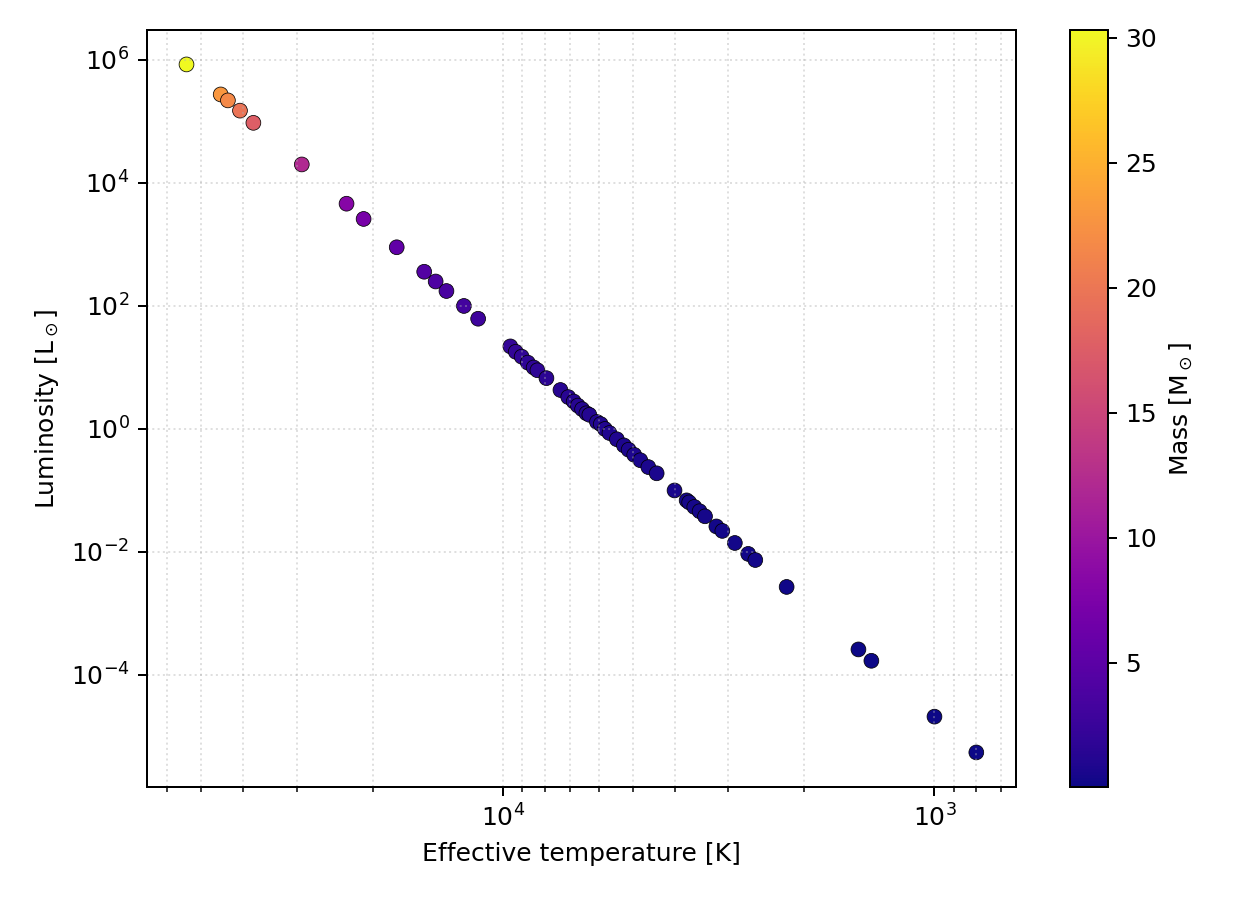

Generate this figure with Python:
#!/usr/bin/env python3
import argparse
import io
import os
from typing import Tuple

import numpy as np
import matplotlib
matplotlib.use("Agg")  # non-interactive backend for headless environments
import matplotlib.pyplot as plt

# Physical constants (SI)
h = 6.62607015e-34       # Planck constant [J s]
c = 2.99792458e8         # Speed of light [m/s]
k_B = 1.380649e-23       # Boltzmann constant [J/K]
R_SUN = 6.957e8          # Solar radius [m]
L_SUN = 3.828e26         # Solar luminosity [W]


# -----------------------------
# Planck-law utilities
# -----------------------------

def intensity_planck_lambda(wavelength_m: np.ndarray, temperature_K: float) -> np.ndarray:
    """Planck spectral radiance B_λ(λ, T) in W m^-3 sr^-1.
    Args:
        wavelength_m: Wavelength(s) in meters (array-like).
        temperature_K: Temperature in Kelvin.
    Returns:
        B_lambda with shape like wavelength_m, units W / m^3 / sr.
    """
    lam = np.asarray(wavelength_m, dtype=float)
    T = float(temperature_K)
    x = (h * c) / (lam * k_B * T)
    numerator = 2.0 * h * c**2 / lam**5
    denom = np.expm1(x)
    return numerator / denom


def bolometric_flux(temperature_K: float, lam_min_m: float = 1e-9,
                    lam_max_m: float = 1e-2, n: int = 20000) -> float:
    """Integrate π B_λ dλ over wavelength to get F_bol [W m^-2]."""
    lam = np.logspace(np.log10(lam_min_m), np.log10(lam_max_m), n)
    B = intensity_planck_lambda(lam, temperature_K)  # W m^-3 sr^-1
    integral = np.trapz(B, lam)  # W m^-2 sr^-1
    return float(np.pi * integral)  # W m^-2


# -----------------------------
# HR computation and plotting
# -----------------------------

def compute_luminosity_from_TR(temperature_K: float, radius_Rsun: float,
                                n: int = 20000,
                                lam_min_m: float = 1e-9,
                                lam_max_m: float = 1e-2) -> float:
    """Compute bolometric luminosity via Planck integral and surface area [W]."""
    R_m = radius_Rsun * R_SUN
    F_bol = bolometric_flux(temperature_K, lam_min_m=lam_min_m, lam_max_m=lam_max_m, n=n)
    L = 4.0 * np.pi * (R_m ** 2) * F_bol
    return float(L)


def compute_luminosities(temps_K: np.ndarray, radii_Rsun: np.ndarray,
                         n: int = 20000) -> np.ndarray:
    L_list = []
    for T, R in zip(temps_K, radii_Rsun):
        L_list.append(compute_luminosity_from_TR(float(T), float(R), n=n))
    return np.asarray(L_list, dtype=float)


def plot_hr(temperatures_K: np.ndarray, luminosities_Lsun: np.ndarray,
            masses_Msun: np.ndarray, output_path: str) -> None:
    fig, ax = plt.subplots(figsize=(7, 5))

    sc = ax.scatter(temperatures_K, luminosities_Lsun,
                    c=masses_Msun, cmap="plasma", s=35, edgecolor="k", linewidth=0.3)

    ax.set_xscale("log")
    ax.set_yscale("log")
    ax.invert_xaxis()

    ax.set_xlabel("Effective temperature [K]")
    ax.set_ylabel("Luminosity [L$_\\odot$]")
    cbar = fig.colorbar(sc, ax=ax, label="Mass [M$_\\odot$]")

    ax.grid(True, which="both", ls=":", alpha=0.4)
    fig.tight_layout()
    fig.savefig(output_path, dpi=180)
    plt.close(fig)


# -----------------------------
# Data loading
# -----------------------------
_DEFAULT_MS_DATA = """
Mass_Msun Radius_Rsun Temperature_K
-----------------------------------
30.300000 10.508744 54000.0
22.900000 8.627689 45000.0
21.700000 8.334676 43300.0
19.700000 7.827926 40600.0
17.600000 7.186731 37800.0
12.000000 5.525893 29200.0
8.240000 4.271461 23000.0
7.140000 3.852133 21000.0
5.480000 3.226629 17600.0
4.360000 2.736007 15200.0
3.980000 2.576031 14300.0
3.640000 2.418269 13500.0
3.160000 2.202130 12300.0
2.810000 2.018549 11400.0
2.170000 1.695595 9600.0
2.060000 1.623776 9330.0
1.970000 1.578927 9040.0
1.860000 1.507397 8750.0
1.780000 1.465080 8480.0
1.730000 1.447346 8310.0
1.610000 1.374802 7920.0
1.440000 1.278830 7350.0
1.350000 1.217676 7050.0
1.290000 1.188095 6850.0
1.250000 1.149765 6700.0
1.200000 1.125331 6550.0
1.160000 1.091263 6400.0
1.140000 1.094452 6300.0
1.070000 1.037801 6050.0
1.040000 1.037850 5930.0
1.000000 0.990369 5800.0
0.963000 0.964427 5660.0
0.908000 0.928346 5440.0
0.857000 0.891636 5240.0
0.824000 0.865347 5110.0
0.785000 0.834798 4960.0
0.746000 0.805103 4800.0
0.700000 0.771335 4600.0
0.660000 0.750109 4400.0
0.562000 0.658466 4000.0
0.513000 0.622322 3750.0
0.503000 0.615658 3700.0
0.482000 0.597372 3600.0
0.463000 0.583305 3500.0
0.442000 0.561807 3400.0
0.402000 0.524614 3200.0
0.385000 0.514211 3100.0
0.346000 0.468728 2900.0
0.311000 0.440724 2700.0
0.293000 0.423958 2600.0
0.227000 0.357676 2200.0
0.126000 0.238758 1500.0
0.114000 0.221626 1400.0
0.068000 0.152673 1000.0
0.048300 0.122083 800.0
""".strip()


def _clean_ascii_lines(lines: list[str]) -> str:
    cleaned = []
    for ln in lines:
        s = ln.strip()
        if not s:
            continue
        if set(s) <= {"-"}:
            continue
        cleaned.append(s)
    return "\n".join(cleaned)


def load_ms_data(input_path: str | None) -> Tuple[np.ndarray, np.ndarray, np.ndarray]:
    if input_path and os.path.exists(input_path):
        with open(input_path, "r") as f:
            text = _clean_ascii_lines(f.readlines())
    else:
        text = _clean_ascii_lines(_DEFAULT_MS_DATA.splitlines())

    arr = np.genfromtxt(io.StringIO(text), names=True)
    masses = np.array(arr["Mass_Msun"], dtype=float)
    radii = np.array(arr["Radius_Rsun"], dtype=float)
    temps = np.array(arr["Temperature_K"], dtype=float)
    return masses, radii, temps


# -----------------------------
# CLI
# -----------------------------

def main() -> None:
    parser = argparse.ArgumentParser(description="Plot HR diagram using bolometric flux integration.")
    parser.add_argument("--input", type=str, default=None, help="Path to MS table (whitespace columns).")
    parser.add_argument("--output", type=str, default="hr_diagram.png", help="Output image path.")
    parser.add_argument("--n", type=int, default=20000, help="Integration samples for wavelength grid.")
    args = parser.parse_args()

    masses, radii, temps = load_ms_data(args.input)
    L = compute_luminosities(temps, radii, n=args.n)  # W
    L_over_Lsun = L / L_SUN

    plot_hr(temps, L_over_Lsun, masses, args.output)

    print(f"Saved HR diagram to: {args.output}")


if __name__ == "__main__":
    main()
